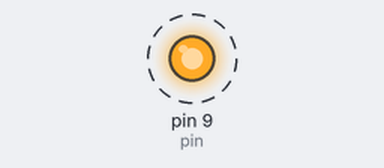
Bench run of a sketch on a simulated Arduino Uno, built with avr-gcc and run on an emulated ATmega328P. On the bench: output pins drawn as LEDs (lit = HIGH). Dashed ring = blinking.

Above: at 0.2 s.
Timing chart, 0 to 3.0 s (numbered marks = the images above):
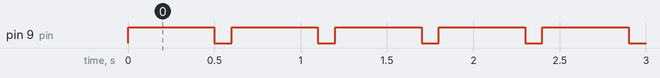

Measured:
- by itself, pin 9 (pin): alternates HIGH for 0.50 s and LOW for 0.10 s

The sketch:

a3.ino
```cpp
int pin=9;
int on=1000;
int off=500;
void setup() {
  // put your setup code here, to run once:
  pinMode(pin,OUTPUT);

}

void loop() {
  // put your main code here, to run repeatedly:
  digitalWrite(pin,HIGH);
  delay(500);
  digitalWrite(pin,LOW);
  delay(100);
}
```
